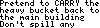

This figure's Python source:
from PIL import Image,ImageDraw
from os import chdir,path

class BitScreen():

    def __init__(self, width=128,height=64, imageType="1", color=white):
        color = normalise_color(color)
        self.image = Image.new(imageType, (width, height), color=color)
        self.pixelMap = self.image.load()

    def create_plotter(self, color=black):
        color = normalise_color(color)
        def plot(x,y):
            self.pixelMap[x,y] = color
        return plot

def run():
    from faces.font_5x7 import font
    message = """Pretend to CARRY the
heavy bucket back to
the main building
Don't spill any"""
    (width, height) = [dim for dim in font.para_dims(message)]
    screen = BitScreen(width=width, height=height)
    plotter = screen.create_plotter()
    font.draw_para(message, plotter, 0, 0, font.height )
    chdir(path.dirname(__file__))
    screen.image.save("pillow.png")

if __name__ == "__main__":
    run()
